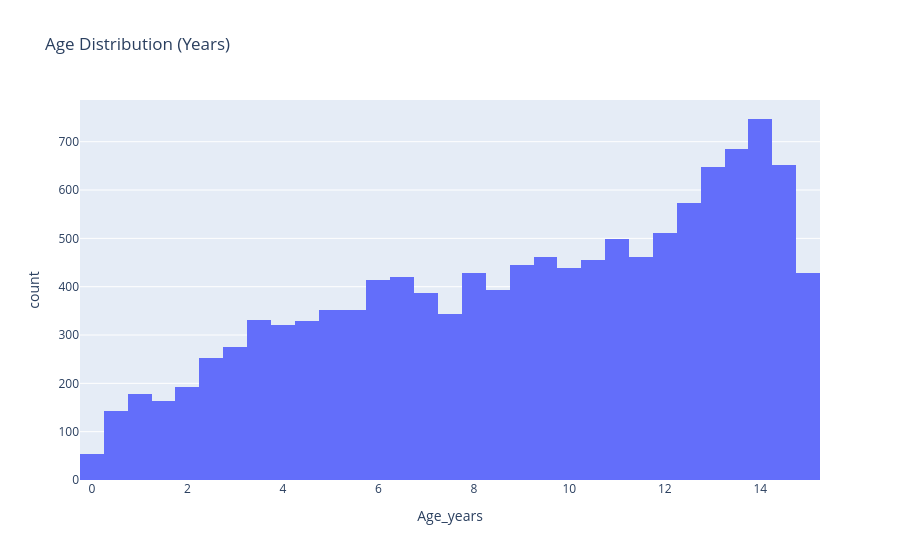

This figure's notebook cell:
### Code cell
ecg_df['Age_days'] = ecg_df['Age'].str.replace('d','').astype(int)
ecg_df['Age_years'] = ecg_df['Age_days'] / 365

fig = px.histogram(
    ecg_df,
    x='Age_years',
    nbins=40,
    title='Age Distribution (Years)'
)

fig.show()

### Figure 1 — Plotly figure (JSON) as saved in the notebook; plotly's stock layout.template omitted (floating-point values rounded to 4 significant figures; data arrays with more than 128 entries replaced by an {"elided": "..."} marker saying what was removed)
{"data": [{"bingroup": "x", "hovertemplate": "Age_years=%{x}<br>count=%{y}<extra></extra>", "legendgroup": "", "marker": {"color": "#636efa", "pattern": {"shape": ""}}, "name": "", "nbinsx": 40, "orientation": "v", "showlegend": false, "type": "histogram", "x": {"elided": "12334 float values"}, "xaxis": "x", "yaxis": "y"}], "layout": {"barmode": "relative", "legend": {"tracegroupgap": 0}, "title": {"text": "Age Distribution (Years)"}, "xaxis": {"anchor": "y", "domain": [0, 1], "title": {"text": "Age_years"}}, "yaxis": {"anchor": "x", "domain": [0, 1], "title": {"text": "count"}}}}
